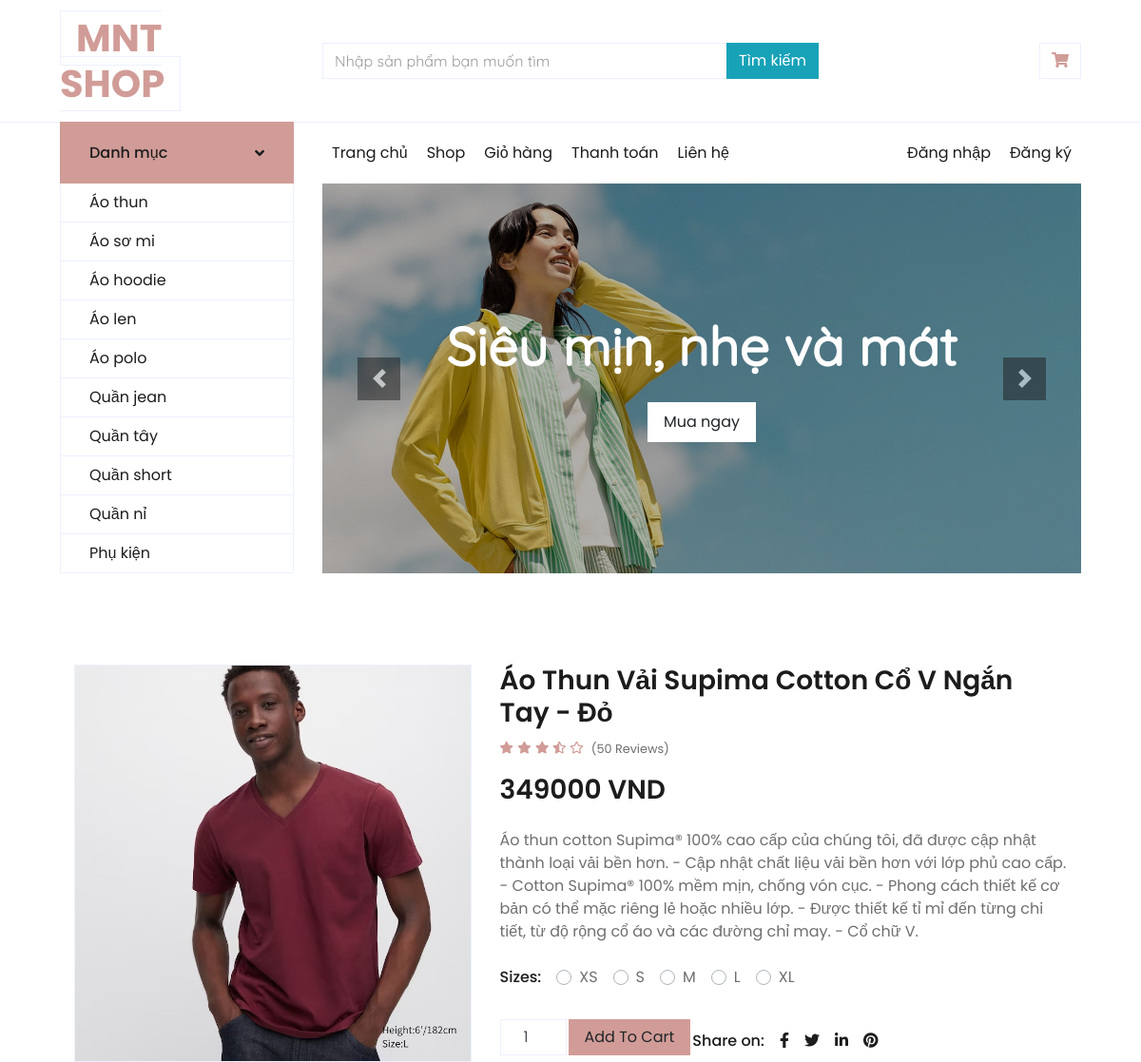
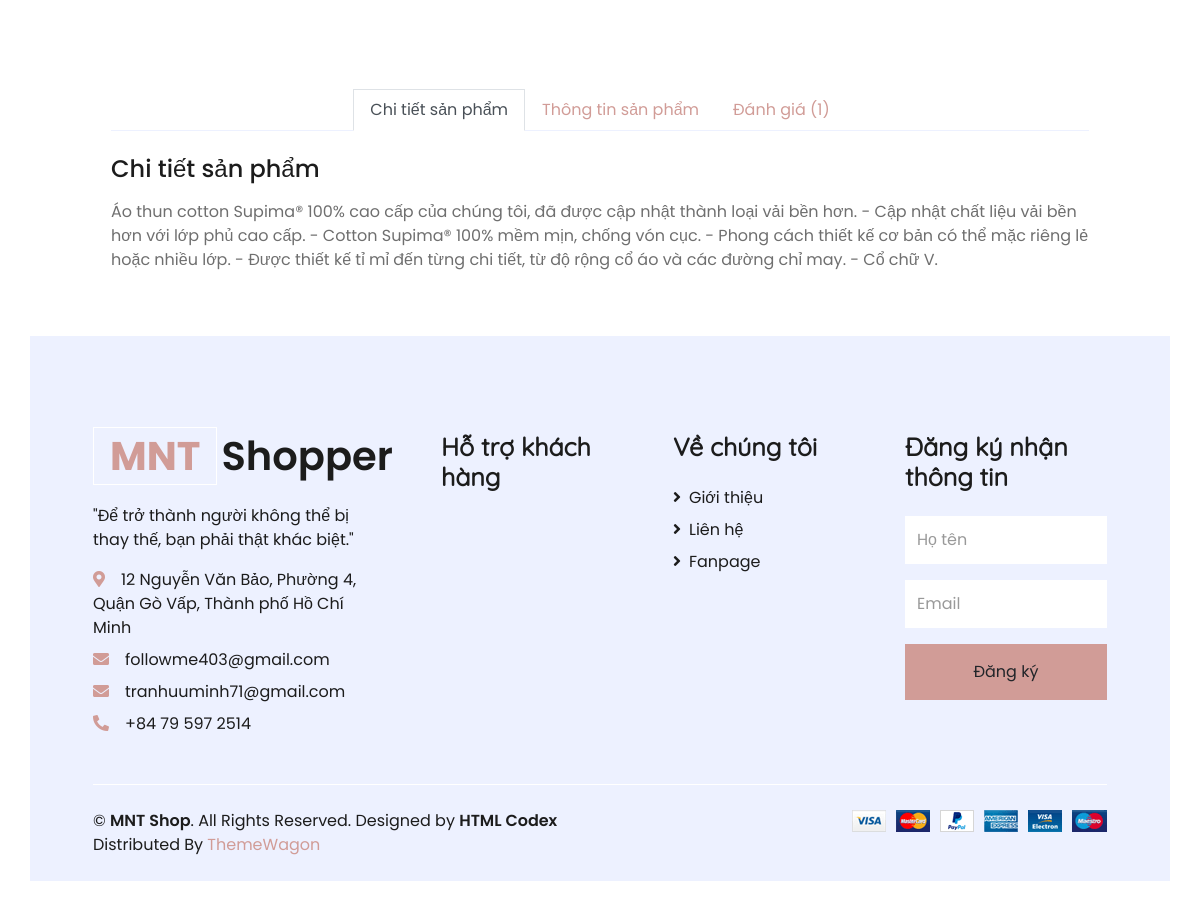
The app's page /index.php?pg=Detail&id=1 with its own data (2 pictures, top to bottom).
### tables this page shows
CREATE TABLE `tbl_category` (
  `id_category` int(11) NOT NULL auto_increment,
  `name` varchar(100) NOT NULL,
  PRIMARY KEY  (`id_category`)
);

CREATE TABLE `tbl_product` (
  `id` int(11) NOT NULL auto_increment,
  `id_category` int(11) NOT NULL,
  `title` varchar(255) NOT NULL,
  `quantity` int(4) NOT NULL,
  `price` int(11) NOT NULL,
  `discount` int(11) NOT NULL,
  `image` varchar(255) NOT NULL,
  `description` text NOT NULL,
  PRIMARY KEY  (`id`),
  KEY `id_category` (`id_category`)
);

### cls/func.php (the view, shortened to what this page needs)
<?php
class shopfunc
{
    public function connect()
    {
        $con = mysqli_connect("localhost", "admin", "123456", "shop");
        if (!$con) {
            die("Khong ket noi duoc den CSDL");
            exit();
        } else {
            mysqli_set_charset($con, "utf8");
            return $con;
        }
    }
    public function xuatdanhmuc($sql)
    {
        $link = $this->connect();
        $ketqua = mysqli_query($link, $sql);
        $i = mysqli_num_rows($ketqua);
        if ($i > 0) {
            while ($row = mysqli_fetch_array($ketqua)) {
                $id = $row['id_category'];
                $name = $row['name'];
                echo '<a href="index.php?pg=Shop&id_category=' . $id . '" class="nav-item nav-link">' . $name . '</a>';
            }
        } else {
            echo 'Không có dữ liệu!!';
        }
    }
    public function xuatchitiet($sql)
    {
        $link = $this->connect();
        $ketqua = mysqli_query($link, $sql);
        $i = mysqli_num_rows($ketqua);
        if ($i > 0) {
            while ($row = mysqli_fetch_array($ketqua)) {
                $id = $row['id'];
                $title = $row['title'];
                $discount = $row['discount'];
                $img = $row['image'];
                $des = $row['description'];
                echo '     <div class="container-fluid py-5">
							<form action="index.php?pg=cart" method = "post">
        <div class="row px-xl-5">
            <div class="col-lg-5 pb-5">
                <div id="product-carousel" class="carousel slide" data-ride="carousel">
                    <div class="carousel-inner border">
                        <div class="carousel-item active">
                            <img class="w-100 h-100" src="img/' . $img . '" alt="Image">
                        </div>
                    </div>
               </div>
            </div>
            <div class="col-lg-7 pb-5">
                <h3 class="font-weight-semi-bold">' . $title . '</h3>
                <div class="d-flex mb-3">
                    <div class="text-primary mr-2">
                        <small class="fas fa-star"></small>
                        <small class="fas fa-star"></small>
                        <small class="fas fa-star"></small>
                        <small class="fas fa-star-half-alt"></small>
                        <small class="far fa-star"></small>
                    </div>
                    <small class="pt-1">(50 Reviews)</small>
                </div>
                <h3 class="font-weight-semi-bold mb-4">' . $discount . ' VND</h3>
                <p class="mb-4">' . $des . '</p>
                <div class="d-flex mb-3">
                    <p class="text-dark font-weight-medium mb-0 mr-3">Sizes:</p>
                        <div class="custom-control custom-radio custom-control-inline">
                            <label class="custom-control-label" for="size-1">XS</label>
                        </div>
                        <div class="custom-control custom-radio custom-control-inline">
                            <label class="custom-control-label" for="size-2">S</label>
                        </div>
                        <div class="custom-control custom-radio custom-control-inline">
                            <label class="custom-control-label" for="size-3">M</label>
                        </div>
                        <div class="custom-control custom-radio custom-control-inline">
                            <label class="custom-control-label" for="size-4">L</label>
                        </div>
                        <div class="custom-control custom-radio custom-control-inline">
                            <label class="custom-control-label" for="size-5">XL</label>
                        </div>
				<input type="hidden" name="title" value="' . $title . '">
				<input type="hidden" name="id" value="' . $id . '">
				<input type="hidden" name="discount" value="' . $discount . '">
					<input type="hidden" name="image" value="img/' . $img . '">
                </div>
                <div class="d-flex align-items-center mb-4 pt-2">
				 <div class="d-flex align-items-center mb-4 pt-2">
				 <input style="width: 70px;margin-right:2px;text-align: center;" class="form-control" type="number" value="1" min="1 max="50" name="quantity">
			 <input type="submit" style="margin-right:2px;" name="themgiohang" value="Add To Cart" class="btn btn-primary px-3"  >
                <div class="d-flex pt-2">
                    <p class="text-dark font-weight-medium mb-0 mr-2">Share on:</p>
                    <div class="d-inline-flex">
                        <a class="text-dark px-2" href="">
                            <i class="fab fa-facebook-f"></i>
                        </a>
                        <a class="text-dark px-2" href="">
                            <i class="fab fa-twitter"></i>
                        </a>
                        <a class="text-dark px-2" href="">
                            <i class="fab fa-linkedin-in"></i>
                        </a>
                        <a class="text-dark px-2" href="">
                            <i class="fab fa-pinterest"></i>
                        </a>
                    </div>
                </div>
				</div>
            </div>
        </div>
        <div class="row px-xl-5">
            <div class="col">
                <div class="nav nav-tabs justify-content-center border-secondary mb-4">
                    <a class="nav-item nav-link active" data-toggle="tab" href="#tab-pane-1">Chi tiết sản phẩm</a>
                    <a class="nav-item nav-link" data-toggle="tab" href="#tab-pane-2">Thông tin sản phẩm</a>
                    <a class="nav-item nav-link" data-toggle="tab" href="#tab-pane-3">Đánh giá (1)</a>
                </div>
                <div class="tab-content">
                    <div class="tab-pane fade show active" id="tab-pane-1">
                        <h4 class="mb-3">Chi tiết sản phẩm</h4>
                        <p>' . $des . '</p>
                    </div>
                        <p>' . $des . '</p>
                                <h4 class="mb-4">1 review for "' . $title . '"</h4>
                </div>
            </div>
        </div>
		</form>
    </div>';
            }
        } else {
            echo 'Không có dữ liệu!!';
        }
    }
}
?>

### records on screen
tbl_category: name "Áo thun"
tbl_category: name "Áo sơ mi"
tbl_category: name "Áo hoodie"
tbl_category: name "Áo len"
tbl_category: name "Áo polo"
tbl_category: name "Quần jean"
tbl_category: name "Quần tây"
tbl_category: name "Quần short"
tbl_category: name "Quần nỉ"
tbl_category: name "Phụ kiện"
tbl_product: image (picture), title "Áo Thun Vải Supima Cotton Cổ V Ngắn Tay - Đỏ", discount "349000", description "Áo thun cotton Supima® 100% cao cấp của chúng tôi, đã được cập nhật thành loại vải bền hơn. - Cập nhật chất liệu vải bền hơn với lớp phủ cao cấp. - Cotton Supima® 100% mềm mịn, chống vón cục. - Phong cách thiết kế cơ bản có thể mặc riêng lẻ hoặc nhiều lớp. - Được thiết kế tỉ mỉ đến từng chi tiết, từ độ rộng cổ áo và các đường chỉ may. - Cổ chữ V."
